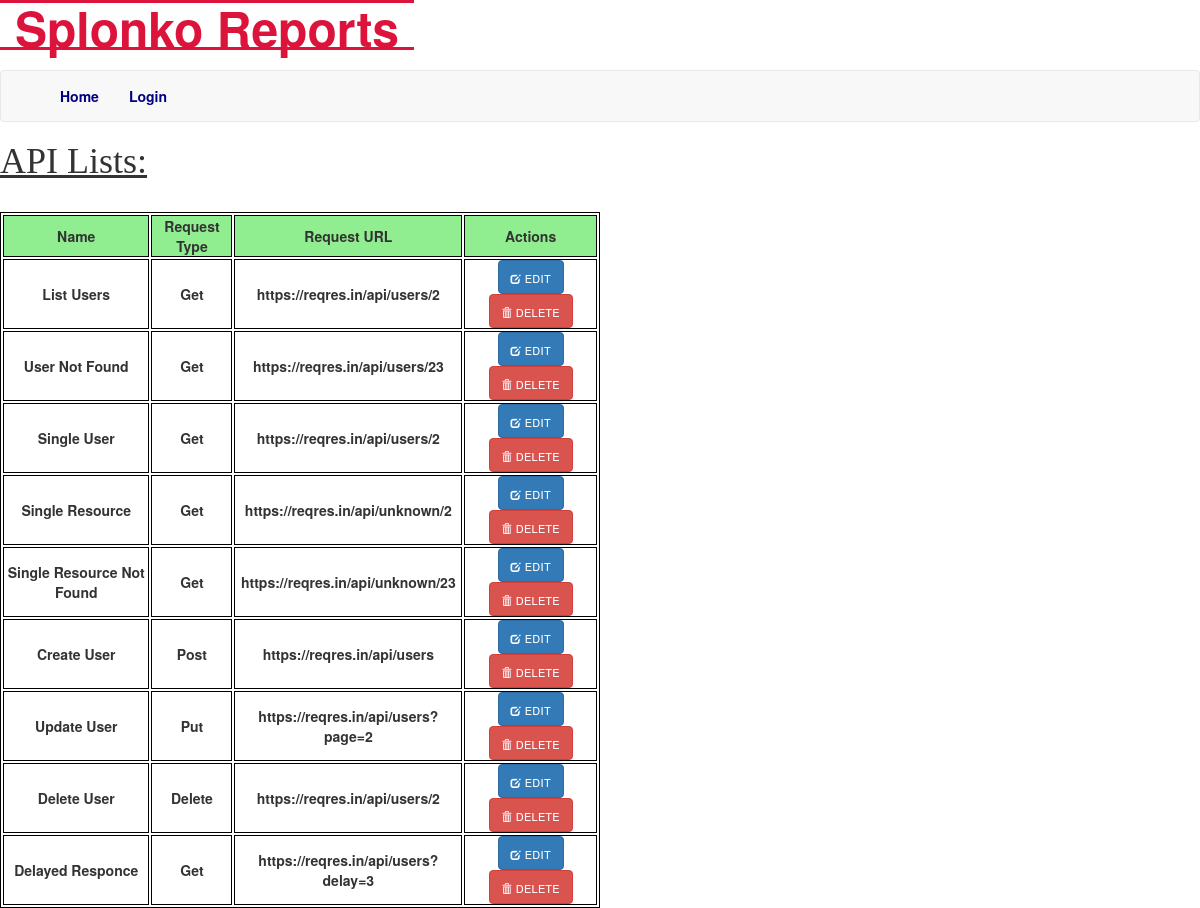
The app's page /displayAPIs with its own data.
### app/models.py (models this page shows, shortened)
class Api(db.Model):
    apiid = db.Column(db.Integer, primary_key=True)
    apiname = db.Column(db.String(120), unique=True)         # Stores user inputted Name
    requesttype = db.Column(db.Text,  unique=False)              # Stores request type
    apiurl = db.Column(db.Text,  unique=False)                   # Example:  https://reqres.in/api/users/2
    apidata = db.Column(db.Text)
    apiresponse = db.Column(db.Text)  # Example would be JSON response
    statuscode = db.Column(db.Integer)  # Status Code: 200, 404
    apireason = db.Column(db.Text)  # Example would be OK

### app/routes.py (the view)
@app.route('/displayAPIs', methods=['GET', 'POST'])
def display_api():
    info = db.session.query(Api).all()
    if request.method == 'POST':
        if 'edit' in request.form:
            api_id = request.form['edit']
            session['api_id'] = api_id
            return redirect(url_for('edit_api', api_id=api_id))
        else:
            api_id = request.form['delete']
            api_to_delete = Api.query.get_or_404(api_id)
            print('Delete button clicked and apiid is ' + str(api_id), file=sys.stderr)
            db.session.delete(api_to_delete)
            db.session.commit()
            return redirect(url_for('display_api'))
    else:
        return render_template('displayAPIs.html', title='API List', data=info)

### app/routes.py (called while the page is built)
@app.before_request
def before_request():
    if current_user.is_authenticated:
        current_user.last_login = datetime.utcnow()
        db.session.commit()

### app/templates/displayAPIs.html (shortened to what this page needs)
{% extends "base.html" %}
{% block content %}
    <link rel="stylesheet" href="{{ url_for('static', filename='css/main.css') }}">
    <h1 style="font-family: Ebrima; text-decoration: underline; padding-bottom: 20px;">  API Lists: </h1>
<table style="width:50%">
        <tr>
            <th style="background-color: lightgreen">Name</th>
            <th style="background-color: lightgreen">Request Type</th>
            <th style="background-color: lightgreen">Request URL</th>
            <th style="background-color: lightgreen">Actions</th>
        </tr>
                    {% for x in data %}
        <tr>
            <td>
                {{ x.apiname }}
            </td>
            <td>
                 {{ x.requesttype }}
            </td>
            <td>
                 {{ x.apiurl }}
            </td>
            <td>
                    <form action="" method="POST" ><button class="btn btn-primary" type="submit" name="edit" value="{{  x.apiid  }}"><span class="glyphicon glyphicon-edit"></span>  Edit</button> </form>
                    <form action="" method="POST" >
                        <a href="" onclick="return confirm('Are you sure you want to delete {{ x.apiname }}?');">
                        <button class="btn btn-danger" type="submit" name="delete" value="{{  x.apiid  }}">
                            <span class="glyphicon glyphicon-trash"></span>
                             Delete
                        </button> </a></form>
            </td>
        </tr>
            {% endfor %}
    </table>
{% endblock %}

### app/static/css/main.css (style rules this page uses)
table, th, td { border: 1px solid black; font-weight: 900; text-align:center }
table { border-collapse:separate; border-spacing:2px; }
form { display: inline; font-variant: all-petite-caps }

### records on screen
Api: apiname "List Users", requesttype "Get", apiurl "https://reqres.in/api/users/2", {{ x.apiid }} 1 (drawn)
Api: apiname "User Not Found", requesttype "Get", apiurl "https://reqres.in/api/users/23", {{ x.apiid }} 2 (drawn)
Api: apiname "Single User", requesttype "Get", apiurl "https://reqres.in/api/users/2", {{ x.apiid }} 3 (drawn)
Api: apiname "Single Resource", requesttype "Get", apiurl "https://reqres.in/api/unknown/2", {{ x.apiid }} 4 (drawn)
Api: apiname "Single Resource Not Found", requesttype "Get", apiurl "https://reqres.in/api/unknown/23", {{ x.apiid }} 5 (drawn)
Api: apiname "Create User", requesttype "Post", apiurl "https://reqres.in/api/users", {{ x.apiid }} 7 (drawn)
Api: apiname "Update User", requesttype "Put", apiurl "https://reqres.in/api/users?page=2", {{ x.apiid }} 8 (drawn)
Api: apiname "Delete User", requesttype "Delete", apiurl "https://reqres.in/api/users/2", {{ x.apiid }} 9 (drawn)
Api: apiname "Delayed Responce", requesttype "Get", apiurl "https://reqres.in/api/users?delay=3", {{ x.apiid }} 10 (drawn)
